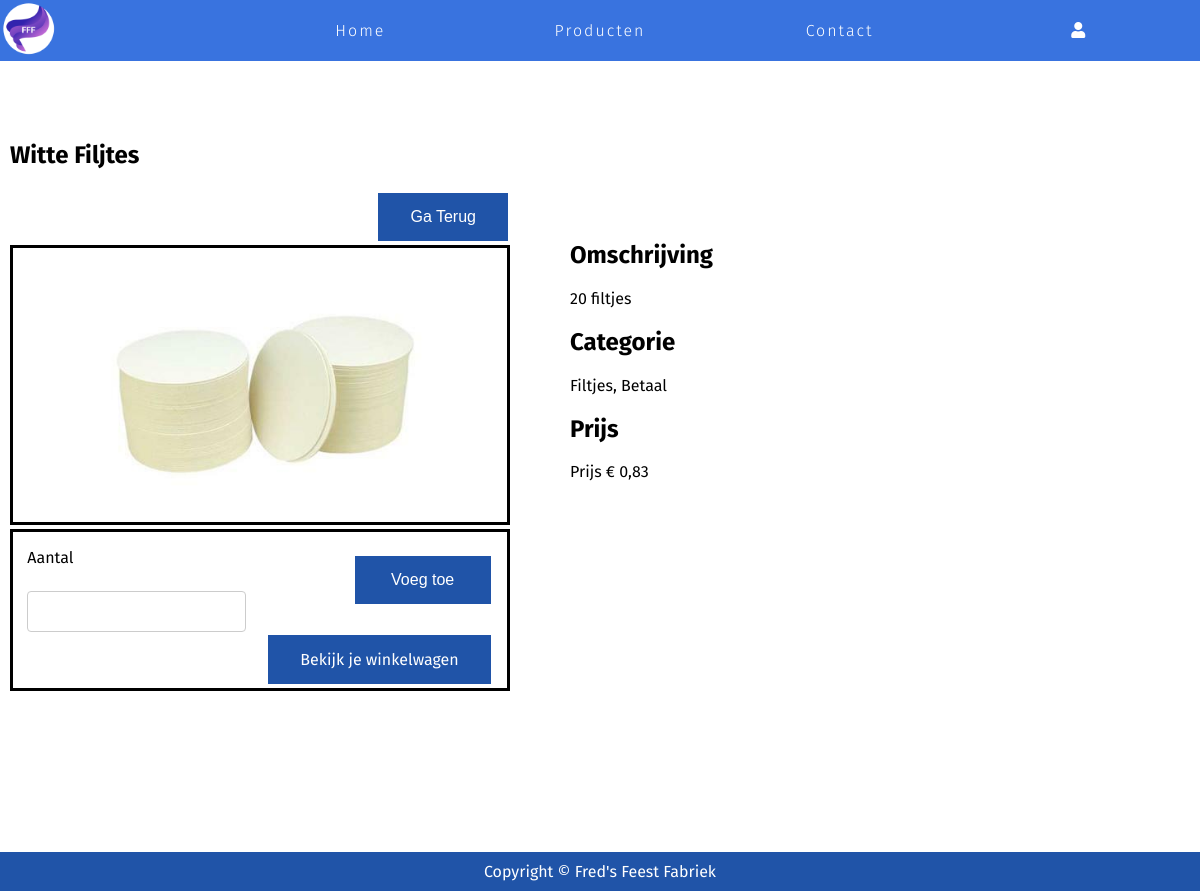
The app's page /index.php?page=artikelDetailForm&artikel=4 with its own data.
### tables this page shows
CREATE TABLE `artikel` (
  `ID` int(11) NOT NULL,
  `Naam` varchar(256) NOT NULL,
  `Omschrijving` text NOT NULL,
  `Prijs` int(11) NOT NULL,
  `Categorie_ID` int(3) NOT NULL,
  `Code` varchar(10) NOT NULL,
  `Verkoopwijze_ID` int(3) NOT NULL,
  `Image` varchar(256) DEFAULT NULL,
  `Onderhoud` int(2) DEFAULT NULL
);

CREATE TABLE `categorie` (
  `Categorie_ID` int(11) NOT NULL,
  `Categorie_naam` varchar(256) NOT NULL
);

CREATE TABLE `verkoopwijze` (
  `Verkoopwijze_ID` int(11) NOT NULL,
  `Verkoopwijze_Naam` varchar(256) DEFAULT NULL
);

### pages/artikelDetailForm.php (called while the page is built, shortened)
<?php
include("artikelDetailPagina.php");

### pages/artikelDetailPagina.php (the view, shortened to what this page needs)
<div class="product-detail-center">
<?php
    $query = "SELECT * FROM ((artikel INNER JOIN categorie ON artikel.Categorie_ID = categorie.Categorie_ID) INNER JOIN verkoopwijze ON artikel.Verkoopwijze_ID = verkoopwijze.Verkoopwijze_ID) WHERE ID = ?";
    $stmt = $db->prepare($query);
    $stmt->execute(array($_GET['artikel']));
$artikelen = $stmt->fetchAll(PDO::FETCH_ASSOC);
foreach ($artikelen as $artikel) {
    if ($artikel["Onderhoud"] == 1) {
        $s = $artikel["Image"];
        ?>
        <div class="product-detail-border">
            <div class="product-column1">
                <h2><?php echo $artikel["Naam"]; ?></h2>
                <button class="prod-button" onclick="location.href='index.php?page=producten'">Ga Terug</button>
                <br><img class="product-img" src="img/<?php echo $s;?>" alt=""><br>
                <div class="product-form">
                    <?php
                    $morgenBestelDatum =  date('Y-m-d', strtotime(' + 1 days'));
                    $minBestelDatum =  date('Y-m-d', strtotime(' + 2 days'));
                    if ($artikel["Verkoopwijze_Naam"] == "Huur") {
                        ?>
                        <form method="POST" enctype="multipart/form-data" action="">
                            <div class="form-left">
                                <p>Huren van</p>
                                <input type="date" name="datumVan" min="<?php echo $morgenBestelDatum; ?>" required>
                                <p>Huren tot</p>
                                <input type="date" name="datumTot" min="<?php echo $minBestelDatum; ?>" required>
                            </div>
                            <div class="form-right">
                                <input type="hidden" name="prod_id" value="<?php echo $artikel["ID"]; ?>" />
                                <input type="hidden" name="prod_name" value="<?php echo $artikel["Naam"]; ?>" />
                                <input type="hidden" name="prod_image" value="<?php echo $artikel["Image"]; ?>" />
                                <input type="hidden" name="prod_price" value="<?php echo $artikel["Prijs"]; ?>" />
                                <input type="hidden" name="prod_category" value="<?php echo $artikel["Categorie_naam"];?>">
                                <input type="hidden" name="prod_verkoopwijze" value="<?php echo $artikel["Verkoopwijze_Naam"];?>">
                                <input type="hidden"  name="submit_huur" value="true" />
                                <input  class="prod-button" type="submit" id="submit" value=" Voeg toe " /><br>
                                <div style="padding-top: 60px;">
                                    <a  class="prod-button" onclick="location.href='index.php?page=cartForm'">Bekijk je winkelwagen</a>
                                </div>
                            </div>
                        </form>
                        <?php
                    } else {
                        ?>
                        <form method="POST" enctype="multipart/form-data" action="">
                            <div class="form-left">
                                <p>Aantal</p>
                                <input type="number" name="Aantal" required min="0">
                            </div>
                            <div class="form-right">
                                <input  class="prod-button" type="submit" id="submit" value=" Voeg toe " /><br>
                                <div style="padding-top: 60px;">
                                    <a  class="prod-button" onclick="location.href='index.php?page=cartForm'">Bekijk je winkelwagen</a>
                                </div>
                            </div>
                        </form>
                        <?php
                    }
                    ?>
                </div>
            </div>
            <div class="product-column2 ">
                <h2>Omschrijving</h2>
                <p><?php echo $artikel["Omschrijving"];?></p>
                <h2>Categorie</h2>
                <p><?php echo $artikel["Categorie_naam"] . ", " . $artikel["Verkoopwijze_Naam"];?></p>
                <h2>Prijs</h2>
                <?php
                    if ($artikel["Verkoopwijze_Naam"] == "Betaal") {
                        $prijs = $artikel["Prijs"] / 60;
                        $afgerond = number_format($prijs, 2, '.', ',');
                        $komma = str_replace('.', ',', $afgerond);
                        echo "Prijs € " . $komma;
                    } else {
                        $prijs = $artikel["Prijs"] / 60;
                        $afgerond = number_format($prijs, 2, '.', ',');
                        $komma = str_replace('.', ',', $afgerond);
                        echo "Prijs per dag € " . $komma;
                    }
                ?>
            </div>
        </div>
        <?php
    }
}
?>
</div>

### css/stylesheet.css (style rules this page uses)
* { box-sizing: border-box; }
html, body { font-family: 'Fira Sans', sans-serif; margin:0; height:100%; padding-bottom: 40px; }
img { background: #3973DF; }
.product-detail-center { padding-top: 60px; justify-content: center; display: flex; flex-wrap: wrap; }
.product-detail-border { width: 1500px; display: flex; flex-wrap: wrap; align-content: space-between; padding-bottom: 200px; }
.product-img { width: 500px; border-style: solid; border-width: 3px; }
.prod-button { float: right; background-color: #2054A8; border: none; color: white; padding: 15px 32px; text-align: center; text-decoration: none; display: inline-block; font-size: 16px; margin: 4px 2px; cursor: pointer; }
.product-form { justify-content: center; display: flex; flex-wrap: wrap; border-style: solid; border-width: 3px; }
.form-left { float: left; }
.form-right { padding-top: 20px; padding-left: 20px; float: right; }
.product-column1 { padding-left: 10px; float: left; }
.product-column2 { padding-top: 100px; padding-left: 60px; float: left; }
input[type=text], input[type=email],select, input[type=number] { padding: 12px 20px; margin: 8px 0; display: inline-block; border: 1px solid #ccc; border-radius: 4px; box-sizing: border-box; }

### records on screen
artikel: Naam "Witte Filjtes", Image (picture), Omschrijving "20 filtjes", Categorie_ID.Categorie_naam "Filtjes", Verkoopwijze_ID.Verkoopwijze_Naam "Betaal", Prijs "0,83"
